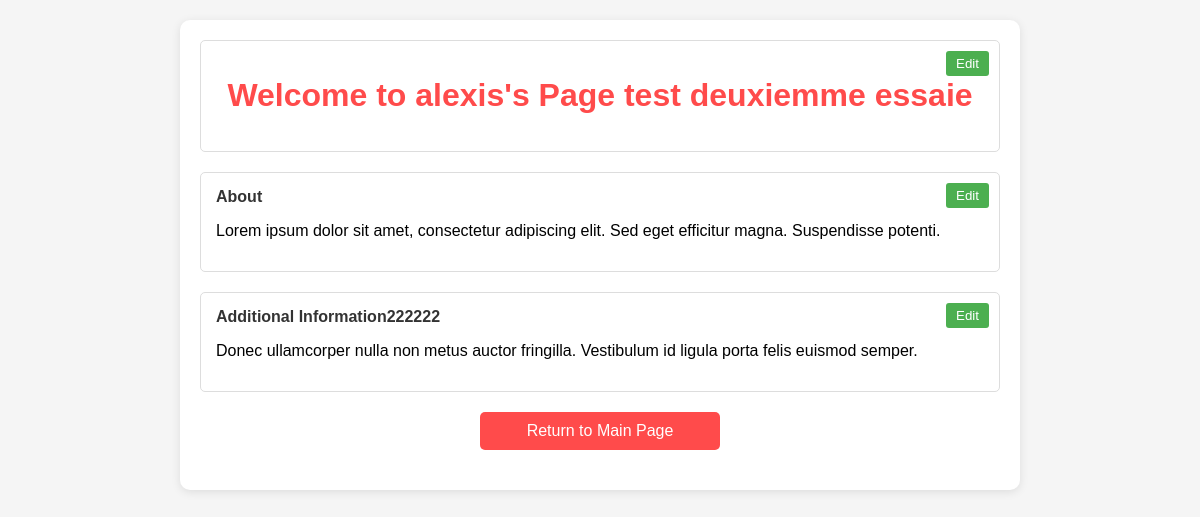
Page /users/alexis on the committed database.
### tables this page shows
CREATE TABLE user_content (
        id INTEGER PRIMARY KEY AUTOINCREMENT,
        user_id INTEGER,
        section_name TEXT NOT NULL,
        content TEXT,
        last_updated TIMESTAMP DEFAULT CURRENT_TIMESTAMP,
        FOREIGN KEY (user_id) REFERENCES users (id),
        UNIQUE(user_id, section_name)
    );

### api.py (the view)
@app.get("/users/{name}", response_class=HTMLResponse)
async def user_page(request: Request, name: str):
    user_id = await get_or_create_user(name)
    header_content = await get_or_create_content(user_id, "header", f"Welcome to {name}'s Page")
    section1_content = await get_or_create_content(
        user_id,
        "section1",
        "Lorem ipsum dolor sit amet, consectetur adipiscing elit. Sed eget efficitur magna. Suspendisse potenti."
    )
    section2_content = await get_or_create_content(
        user_id,
        "section2",
        "Donec ullamcorper nulla non metus auctor fringilla. Vestibulum id ligula porta felis euismod semper."
    )
    return templates.TemplateResponse(
        "user_template.html",
        {
            "request": request,
            "name": name,
            "header": header_content,
            "section1": section1_content,
            "section2": section2_content
        }
    )

### api.py (called while the page is built)
async def get_or_create_user(name: str):
    async with aiosqlite.connect(DB_PATH) as db:
        db.row_factory = lambda cursor, row: {
            col[0]: row[idx] for idx, col in enumerate(cursor.description)
        }
        async with db.execute("SELECT id FROM users WHERE name = ?", (name,)) as cursor:
            user = await cursor.fetchone()
            if user:
                return user["id"]
            async with db.execute("INSERT INTO users (name) VALUES (?)", (name,)) as cursor:
                await db.commit()
                return cursor.lastrowid

async def get_or_create_content(user_id: int, section_name: str, default_content: str = ""):
    async with aiosqlite.connect(DB_PATH) as db:
        db.row_factory = lambda cursor, row: {
            col[0]: row[idx] for idx, col in enumerate(cursor.description)
        }
        async with db.execute(
            "SELECT id, content FROM user_content WHERE user_id = ? AND section_name = ?",
            (user_id, section_name)
        ) as cursor:
            content = await cursor.fetchone()
            if content:
                return content["content"]
            await db.execute(
                "INSERT INTO user_content (user_id, section_name, content) VALUES (?, ?, ?)",
                (user_id, section_name, default_content)
            )
            await db.commit()
            return default_content

### templates/user_template.html (shortened to what this page needs)
<!DOCTYPE html>
<html>
<head>
</head>
<body>
    <div class="container">
        <div class="section" id="header-section">
            <h1>{{ header }}</h1>
            <button class="edit-btn" onclick="toggleEdit('header')">Edit</button>
        </div>
        <div class="section">
            <div class="section-header">About</div>
            <p id="section1-content">{{ section1 }}</p>
            <button class="edit-btn" onclick="toggleEdit('section1')">Edit</button>
        </div>
        <div class="section">
            <div class="section-header">Additional Information222222</div>
            <p id="section2-content">{{ section2 }}</p>
            <button class="edit-btn" onclick="toggleEdit('section2')">Edit</button>
        </div>
        <a href="http://localhost:8501" class="back-button">Return to Main Page</a>
    </div>
</body>
</html>

### templates/user_template.html (style rules this page uses)
body { font-family: Arial, sans-serif; margin: 0; padding: 20px; background-color: #f5f5f5; }
.container { max-width: 800px; margin: 0 auto; padding: 20px; background-color: white; border-radius: 10px; box-shadow: 0 2px 10px rgba(0, 0, 0, 0.1); }
h1 { color: #FF4B4B; text-align: center; }
.section { border: 1px solid #ddd; padding: 15px; margin-bottom: 20px; border-radius: 5px; position: relative; }
.section-header { font-weight: bold; margin-bottom: 10px; color: #333; }
.edit-btn { position: absolute; top: 10px; right: 10px; padding: 5px 10px; background-color: #4CAF50; color: white; border: none; border-radius: 3px; cursor: pointer; }
.back-button { display: block; width: 200px; margin: 20px auto; padding: 10px 20px; background-color: #FF4B4B; color: white; border: none; border-radius: 5px; cursor: pointer; text-decoration: none; text-align: center; }

### rows in the picture
user_content: content "Welcome to alexis's Page test deuxiemme essaie"
user_content: content "Lorem ipsum dolor sit amet, consectetur adipiscing elit. Sed eget efficitur magna. Suspendisse potenti."
user_content: content "Donec ullamcorper nulla non metus auctor fringilla. Vestibulum id ligula porta felis euismod semper."
